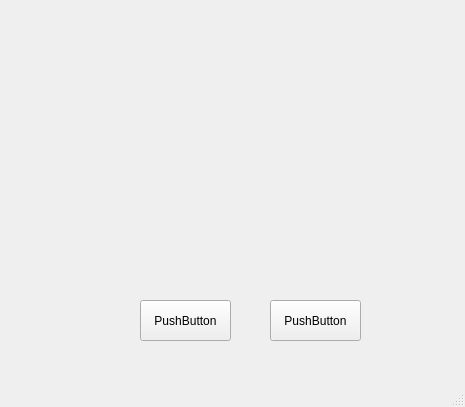
<?xml version="1.0" encoding="UTF-8"?>
<ui version="4.0">
 <class>MainWindow</class>
 <widget class="QMainWindow" name="MainWindow">
  <property name="geometry">
   <rect>
    <x>0</x>
    <y>0</y>
    <width>465</width>
    <height>407</height>
   </rect>
  </property>
  <property name="windowTitle">
   <string>MainWindow</string>
  </property>
  <widget class="QWidget" name="centralwidget">
   <widget class="QPushButton" name="pushButton_testB">
    <property name="geometry">
     <rect>
      <x>270</x>
      <y>300</y>
      <width>91</width>
      <height>41</height>
     </rect>
    </property>
    <property name="text">
     <string>PushButton</string>
    </property>
   </widget>
   <widget class="QPushButton" name="pushButton_testA">
    <property name="geometry">
     <rect>
      <x>140</x>
      <y>300</y>
      <width>91</width>
      <height>41</height>
     </rect>
    </property>
    <property name="text">
     <string>PushButton</string>
    </property>
   </widget>
  </widget>
  <widget class="QStatusBar" name="statusbar"/>
 </widget>
 <resources/>
 <connections/>
</ui>
